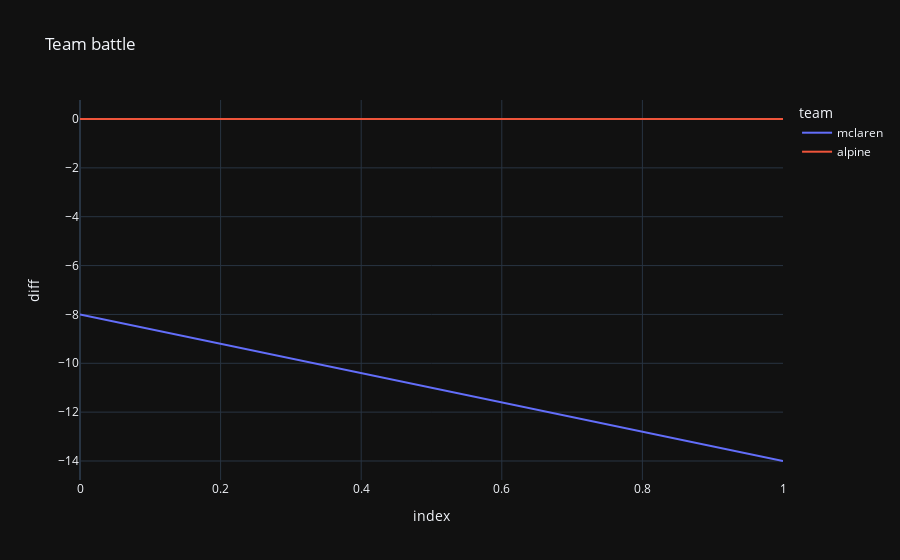

Here is the notebook cell this chart was saved with:
### Code cell
px.line(df_battles_team[1], x="index", y="diff", color="team", title="Team battle", template="plotly_dark")

### Figure 1 — Plotly figure (JSON) as saved in the notebook; plotly's stock layout.template omitted (floating-point values rounded to 4 significant figures)
{"data": [{"hovertemplate": "team=mclaren<br>index=%{x}<br>diff=%{y}<extra></extra>", "legendgroup": "mclaren", "line": {"color": "#636efa", "dash": "solid"}, "marker": {"symbol": "circle"}, "mode": "lines", "name": "mclaren", "orientation": "v", "showlegend": true, "type": "scatter", "x": [0, 1], "xaxis": "x", "y": [-8, -14], "yaxis": "y"}, {"hovertemplate": "team=alpine<br>index=%{x}<br>diff=%{y}<extra></extra>", "legendgroup": "alpine", "line": {"color": "#EF553B", "dash": "solid"}, "marker": {"symbol": "circle"}, "mode": "lines", "name": "alpine", "orientation": "v", "showlegend": true, "type": "scatter", "x": [0, 1], "xaxis": "x", "y": [0, 0], "yaxis": "y"}], "layout": {"legend": {"title": {"text": "team"}, "tracegroupgap": 0}, "title": {"text": "Team battle"}, "xaxis": {"anchor": "y", "domain": [0, 1], "title": {"text": "index"}}, "yaxis": {"anchor": "x", "domain": [0, 1], "title": {"text": "diff"}}}}
